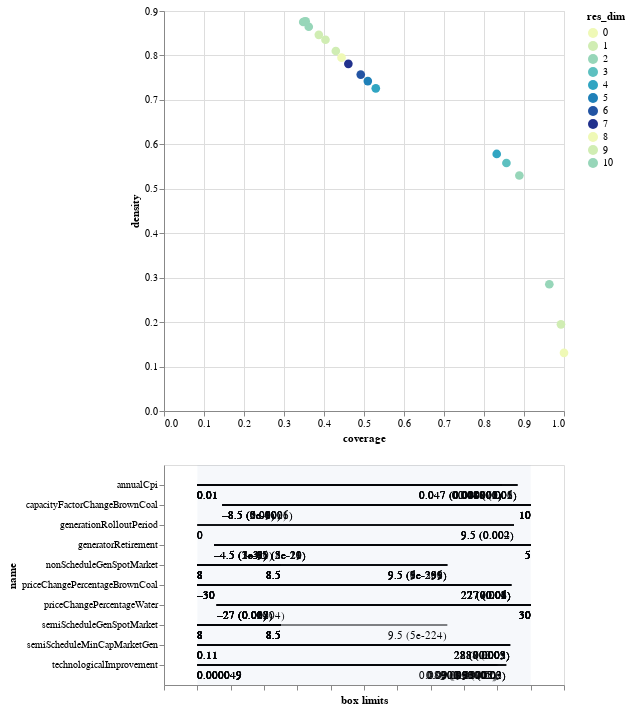

The cell this chart's notebook holds for it:
### Code cell
box1.inspect_tradeoff()

### Figure 1 — Vega-Lite specification as saved in the notebook (floating-point values rounded to 4 significant figures)
{"config": {"view": {"continuousWidth": 400, "continuousHeight": 300}}, "vconcat": [{"data": {"name": "data-2e9ad9ff349e51fd546b6594ff964622"}, "mark": {"type": "circle", "size": 75}, "encoding": {"color": {"type": "ordinal", "field": "res_dim", "scale": {"range": ["#eff9b6", "#d0edb3", "#97d6b9", "#5dc0c0", "#31a5c2", "#1f80b8", "#2354a3", "#21318d"]}}, "opacity": {"condition": {"value": 1, "selection": "selector010"}, "value": 0.4}, "tooltip": [{"type": "ordinal", "field": "id"}, {"type": "quantitative", "field": "coverage", "format": ".2"}, {"type": "quantitative", "field": "density", "format": ".2"}, {"type": "ordinal", "field": "res_dim"}], "x": {"type": "quantitative", "field": "coverage"}, "y": {"type": "quantitative", "field": "density"}}, "height": 400, "selection": {"selector010": {"type": "single", "fields": ["id"]}}, "width": 400}, {"layer": [{"data": {"name": "data-da102ed6e984cb69b2a8171ea9f07fb4"}, "mark": "rule", "encoding": {"x": {"type": "quantitative", "axis": {"grid": false, "labels": false, "title": "box limits"}, "field": "x_lower", "scale": {"domain": [0, 1], "padding": 0.1}}, "x2": {"field": "x_upper"}, "y": {"type": "nominal", "field": "name", "scale": {"padding": 1.0}}}, "transform": [{"calculate": "(datum.x1-datum.minimum)/(datum.maximum-datum.minimum)", "as": "x_lower"}, {"calculate": "(datum.x2-datum.minimum)/(datum.maximum-datum.minimum)", "as": "x_upper"}, {"filter": {"selection": "selector010"}}], "width": 400}, {"data": {"name": "data-da102ed6e984cb69b2a8171ea9f07fb4"}, "mark": {"type": "text", "align": "left", "baseline": "top", "dy": 5}, "encoding": {"text": {"type": "ordinal", "field": "text"}, "x": {"type": "quantitative", "axis": {"grid": false, "labels": false, "title": "box limits"}, "field": "x_lower", "scale": {"domain": [0, 1], "padding": 0.1}}, "x2": {"field": "x_upper"}, "y": {"type": "nominal", "field": "name", "scale": {"padding": 1.0}}}, "transform": [{"calculate": "(datum.x1-datum.minimum)/(datum.maximum-datum.minimum)", "as": "x_lower"}, {"calculate": "(datum.x2-datum.minimum)/(datum.maximum-datum.minimum)", "as": "x_upper"}, {"filter": {"selection": "selector010"}}, {"calculate": "datum.qp_lower>0?format(datum.x1, \".2\")+\" (\"+format(datum.qp_lower, \".1~g\")+\")\" :format(datum.x1, \".2\")", "as": "text"}], "width": 400}, {"data": {"name": "data-da102ed6e984cb69b2a8171ea9f07fb4"}, "mark": {"type": "text", "align": "right", "baseline": "top", "dy": 5}, "encoding": {"text": {"type": "ordinal", "field": "text"}, "x": {"type": "quantitative", "field": "x_upper"}, "x2": {"field": "x_upper"}, "y": {"type": "nominal", "field": "name", "scale": {"padding": 1.0}}}, "transform": [{"calculate": "(datum.x1-datum.minimum)/(datum.maximum-datum.minimum)", "as": "x_lower"}, {"calculate": "(datum.x2-datum.minimum)/(datum.maximum-datum.minimum)", "as": "x_upper"}, {"filter": {"selection": "selector010"}}, {"calculate": "datum.qp_upper>0?format(datum.x2, \".2\")+\" (\"+format(datum.qp_upper, \".1\")+\")\" :format(datum.x2, \".2\")", "as": "text"}], "width": 400}, {"data": {"name": "data-bb8d07f6df3d47a6a475317795287b23"}, "mark": {"type": "rect", "opacity": 0.05}, "encoding": {"x": {"type": "quantitative", "field": "start"}, "x2": {"field": "end"}}}, {"data": {"name": "data-d751713988987e9331980363e24189ce"}, "mark": "point", "encoding": {"x": {"type": "quantitative", "field": "x"}, "y": {"type": "nominal", "field": "name"}}, "transform": [{"filter": {"selection": "selector010"}}], "width": 400}, {"data": {"name": "data-d751713988987e9331980363e24189ce"}, "mark": {"type": "text", "align": "center", "baseline": "top", "dy": 5}, "encoding": {"text": {"type": "nominal", "field": "item"}, "x": {"type": "quantitative", "field": "x"}, "y": {"type": "nominal", "field": "name"}}, "transform": [{"filter": {"selection": "selector010"}}], "width": 400}]}], "$schema": "https://vega.github.io/schema/vega-lite/v4.0.2.json", "datasets": {"data-2e9ad9ff349e51fd546b6594ff964622": [{"coverage": 1.0, "density": 0.1309, "id": 0, "mass": 1.0, "mean": 0.1309, "res_dim": 0}, {"coverage": 0.9924, "density": 0.195, "id": 1, "mass": 0.666, "mean": 0.195, "res_dim": 1}, {"coverage": 0.9633, "density": 0.2852, "id": 2, "mass": 0.4421, "mean": 0.2852, "res_dim": 2}, {"coverage": 0.8884, "density": 0.53, "id": 3, "mass": 0.2194, "mean": 0.53, "res_dim": 2}, {"coverage": 0.8561, "density": 0.558, "id": 4, "mass": 0.2008, "mean": 0.558, "res_dim": 3}, {"coverage": 0.8318, "density": 0.5784, "id": 5, "mass": 0.1882, "mean": 0.5784, "res_dim": 4}, {"coverage": 0.5295, "density": 0.7259, "id": 6, "mass": 0.09546, "mean": 0.7259, "res_dim": 4}, {"coverage": 0.5096, "density": 0.7423, "id": 7, "mass": 0.08984, "mean": 0.7423, "res_dim": 5}, {"coverage": 0.4918, "density": 0.7569, "id": 8, "mass": 0.08504, "mean": 0.7569, "res_dim": 6}, {"coverage": 0.4609, "density": 0.7811, "id": 9, "mass": 0.07723, "mean": 0.7811, "res_dim": 7}, {"coverage": 0.4438, "density": 0.795, "id": 10, "mass": 0.07306, "mean": 0.795, "res_dim": 8}, {"coverage": 0.4295, "density": 0.81, "id": 11, "mass": 0.0694, "mean": 0.81, "res_dim": 9}, {"coverage": 0.4037, "density": 0.8353, "id": 12, "mass": 0.06325, "mean": 0.8353, "res_dim": 9}, {"coverage": 0.3871, "density": 0.8464, "id": 13, "mass": 0.05986, "mean": 0.8464, "res_dim": 9}, {"coverage": 0.3619, "density": 0.8645, "id": 14, "mass": 0.05479, "mean": 0.8645, "res_dim": 10}, {"coverage": 0.348, "density": 0.8753, "id": 15, "mass": 0.05204, "mean": 0.8753, "res_dim": 10}, {"coverage": 0.3512, "density": 0.8759, "id": 16, "mass": 0.05247, "mean": 0.8759, "res_dim": 10}, {"coverage": 0.3543, "density": 0.8765, "id": 17, "mass": 0.0529, "mean": 0.8765, "res_dim": 10}], "data-da102ed6e984cb69b2a8171ea9f07fb4": [{"x1": 8.0, "x2": 9.5, "name": "nonScheduleGenSpotMarket", "id": 1, "minimum": 8.0, "maximum": 10.0, "qp_lower": -1.0, "qp_upper": 6.301e-231}, {"x1": 8.0, "x2": 9.5, "name": "nonScheduleGenSpotMarket", "id": 2, "minimum": 8.0, "maximum": 10.0, "qp_lower": -1.0, "qp_upper": 1.211e-251}, {"x1": 8.0, "x2": 9.5, "name": "semiScheduleGenSpotMarket", "id": 2, "minimum": 8.0, "maximum": 10.0, "qp_lower": -1.0, "qp_upper": 5.303e-224}, {"x1": 8.0, "x2": 9.5, "name": "nonScheduleGenSpotMarket", "id": 3, "minimum": 8.0, "maximum": 10.0, "qp_lower": -1.0, "qp_upper": 7.43e-309}, {"x1": 8.0, "x2": 8.5, "name": "semiScheduleGenSpotMarket", "id": 3, "minimum": 8.0, "maximum": 10.0, "qp_lower": -1.0, "qp_upper": 0.0}, {"x1": -4.5, "x2": 5.0, "name": "generatorRetirement", "id": 4, "minimum": -5.0, "maximum": 5.0, "qp_lower": 1.265e-08, "qp_upper": -1.0}, {"x1": 8.0, "x2": 9.5, "name": "nonScheduleGenSpotMarket", "id": 4, "minimum": 8.0, "maximum": 10.0, "qp_lower": -1.0, "qp_upper": 9.07e-296}, {"x1": 8.0, "x2": 8.5, "name": "semiScheduleGenSpotMarket", "id": 4, "minimum": 8.0, "maximum": 10.0, "qp_lower": -1.0, "qp_upper": 0.0}, {"x1": -4.5, "x2": 5.0, "name": "generatorRetirement", "id": 5, "minimum": -5.0, "maximum": 5.0, "qp_lower": 1.386e-08, "qp_upper": -1.0}, {"x1": 8.0, "x2": 9.5, "name": "nonScheduleGenSpotMarket", "id": 5, "minimum": 8.0, "maximum": 10.0, "qp_lower": -1.0, "qp_upper": 2.608e-299}, {"x1": -26.5, "x2": 30.0, "name": "priceChangePercentageWater", "id": 5, "minimum": -30.0, "maximum": 30.0, "qp_lower": 3.931e-05, "qp_upper": -1.0}, {"x1": 8.0, "x2": 8.5, "name": "semiScheduleGenSpotMarket", "id": 5, "minimum": 8.0, "maximum": 10.0, "qp_lower": -1.0, "qp_upper": 0.0}, {"x1": -4.5, "x2": 5.0, "name": "generatorRetirement", "id": 6, "minimum": -5.0, "maximum": 5.0, "qp_lower": 2.904e-09, "qp_upper": -1.0}, {"x1": 8.0, "x2": 8.5, "name": "nonScheduleGenSpotMarket", "id": 6, "minimum": 8.0, "maximum": 10.0, "qp_lower": -1.0, "qp_upper": 0.0}, {"x1": -26.5, "x2": 30.0, "name": "priceChangePercentageWater", "id": 6, "minimum": -30.0, "maximum": 30.0, "qp_lower": 0.00699, "qp_upper": -1.0}, {"x1": 8.0, "x2": 8.5, "name": "semiScheduleGenSpotMarket", "id": 6, "minimum": 8.0, "maximum": 10.0, "qp_lower": -1.0, "qp_upper": 0.0}, {"x1": -4.5, "x2": 5.0, "name": "generatorRetirement", "id": 7, "minimum": -5.0, "maximum": 5.0, "qp_lower": 1.537e-10, "qp_upper": -1.0}, {"x1": 8.0, "x2": 8.5, "name": "nonScheduleGenSpotMarket", "id": 7, "minimum": 8.0, "maximum": 10.0, "qp_lower": -1.0, "qp_upper": 0.0}, {"x1": -30.0, "x2": 26.5, "name": "priceChangePercentageBrownCoal", "id": 7, "minimum": -30.0, "maximum": 30.0, "qp_lower": -1.0, "qp_upper": 0.007407}, {"x1": -26.5, "x2": 30.0, "name": "priceChangePercentageWater", "id": 7, "minimum": -30.0, "maximum": 30.0, "qp_lower": 0.01781, "qp_upper": -1.0}, {"x1": 8.0, "x2": 8.5, "name": "semiScheduleGenSpotMarket", "id": 7, "minimum": 8.0, "maximum": 10.0, "qp_lower": -1.0, "qp_upper": 0.0}, {"x1": 0.01002, "x2": 0.0484, "name": "annualCpi", "id": 8, "minimum": 0.01002, "maximum": 0.04998, "qp_lower": -1.0, "qp_upper": 0.01552}, {"x1": -4.5, "x2": 5.0, "name": "generatorRetirement", "id": 8, "minimum": -5.0, "maximum": 5.0, "qp_lower": 6.917e-11, "qp_upper": -1.0}, {"x1": 8.0, "x2": 8.5, "name": "nonScheduleGenSpotMarket", "id": 8, "minimum": 8.0, "maximum": 10.0, "qp_lower": -1.0, "qp_upper": 0.0}, {"x1": -30.0, "x2": 26.5, "name": "priceChangePercentageBrownCoal", "id": 8, "minimum": -30.0, "maximum": 30.0, "qp_lower": -1.0, "qp_upper": 0.004028}, {"x1": -26.5, "x2": 30.0, "name": "priceChangePercentageWater", "id": 8, "minimum": -30.0, "maximum": 30.0, "qp_lower": 0.01112, "qp_upper": -1.0}, {"x1": 8.0, "x2": 8.5, "name": "semiScheduleGenSpotMarket", "id": 8, "minimum": 8.0, "maximum": 10.0, "qp_lower": -1.0, "qp_upper": 0.0}, {"x1": 0.01002, "x2": 0.0484, "name": "annualCpi", "id": 9, "minimum": 0.01002, "maximum": 0.04998, "qp_lower": -1.0, "qp_upper": 0.005316}, {"x1": -8.5, "x2": 10.0, "name": "capacityFactorChangeBrownCoal", "id": 9, "minimum": -10.0, "maximum": 10.0, "qp_lower": 0.0002443, "qp_upper": -1.0}, {"x1": -4.5, "x2": 5.0, "name": "generatorRetirement", "id": 9, "minimum": -5.0, "maximum": 5.0, "qp_lower": 1.282e-07, "qp_upper": -1.0}, {"x1": 8.0, "x2": 8.5, "name": "nonScheduleGenSpotMarket", "id": 9, "minimum": 8.0, "maximum": 10.0, "qp_lower": -1.0, "qp_upper": 0.0}, {"x1": -30.0, "x2": 26.5, "name": "priceChangePercentageBrownCoal", "id": 9, "minimum": -30.0, "maximum": 30.0, "qp_lower": -1.0, "qp_upper": 0.0139}, {"x1": -26.5, "x2": 30.0, "name": "priceChangePercentageWater", "id": 9, "minimum": -30.0, "maximum": 30.0, "qp_lower": 0.02306, "qp_upper": -1.0}, {"x1": 8.0, "x2": 8.5, "name": "semiScheduleGenSpotMarket", "id": 9, "minimum": 8.0, "maximum": 10.0, "qp_lower": -1.0, "qp_upper": 0.0}, {"x1": 0.01002, "x2": 0.0484, "name": "annualCpi", "id": 10, "minimum": 0.01002, "maximum": 0.04998, "qp_lower": -1.0, "qp_upper": 0.0117}, {"x1": -8.5, "x2": 10.0, "name": "capacityFactorChangeBrownCoal", "id": 10, "minimum": -10.0, "maximum": 10.0, "qp_lower": 6.242e-05, "qp_upper": -1.0}, {"x1": -4.5, "x2": 5.0, "name": "generatorRetirement", "id": 10, "minimum": -5.0, "maximum": 5.0, "qp_lower": 1.935e-08, "qp_upper": -1.0}, {"x1": 8.0, "x2": 8.5, "name": "nonScheduleGenSpotMarket", "id": 10, "minimum": 8.0, "maximum": 10.0, "qp_lower": -1.0, "qp_upper": 0.0}, {"x1": -30.0, "x2": 26.5, "name": "priceChangePercentageBrownCoal", "id": 10, "minimum": -30.0, "maximum": 30.0, "qp_lower": -1.0, "qp_upper": 0.005698}, {"x1": -26.5, "x2": 30.0, "name": "priceChangePercentageWater", "id": 10, "minimum": -30.0, "maximum": 30.0, "qp_lower": 0.009989, "qp_upper": -1.0}, {"x1": 8.0, "x2": 8.5, "name": "semiScheduleGenSpotMarket", "id": 10, "minimum": 8.0, "maximum": 10.0, "qp_lower": -1.0, "qp_upper": 0.0}, {"x1": 0.1146, "x2": 28.15, "name": "semiScheduleMinCapMarketGen", "id": 10, "minimum": 0.1146, "maximum": 29.99, "qp_lower": -1.0, "qp_upper": 0.02199}, {"x1": 0.01002, "x2": 0.0484, "name": "annualCpi", "id": 11, "minimum": 0.01002, "maximum": 0.04998, "qp_lower": -1.0, "qp_upper": 0.006148}, {"x1": -8.5, "x2": 10.0, "name": "capacityFactorChangeBrownCoal", "id": 11, "minimum": -10.0, "maximum": 10.0, "qp_lower": 1.018e-05, "qp_upper": -1.0}, {"x1": -4.5, "x2": 5.0, "name": "generatorRetirement", "id": 11, "minimum": -5.0, "maximum": 5.0, "qp_lower": 3.381e-09, "qp_upper": -1.0}, {"x1": 8.0, "x2": 8.5, "name": "nonScheduleGenSpotMarket", "id": 11, "minimum": 8.0, "maximum": 10.0, "qp_lower": -1.0, "qp_upper": 0.0}, {"x1": -30.0, "x2": 26.5, "name": "priceChangePercentageBrownCoal", "id": 11, "minimum": -30.0, "maximum": 30.0, "qp_lower": -1.0, "qp_upper": 0.002708}, {"x1": -26.5, "x2": 30.0, "name": "priceChangePercentageWater", "id": 11, "minimum": -30.0, "maximum": 30.0, "qp_lower": 0.03054, "qp_upper": -1.0}, {"x1": 8.0, "x2": 8.5, "name": "semiScheduleGenSpotMarket", "id": 11, "minimum": 8.0, "maximum": 10.0, "qp_lower": -1.0, "qp_upper": 0.0}, {"x1": 0.1146, "x2": 28.15, "name": "semiScheduleMinCapMarketGen", "id": 11, "minimum": 0.1146, "maximum": 29.99, "qp_lower": -1.0, "qp_upper": 0.0091}, {"x1": 4.883e-05, "x2": 0.09263, "name": "technologicalImprovement", "id": 11, "minimum": 4.883e-05, "maximum": 0.09995, "qp_lower": -1.0, "qp_upper": 0.0153}, {"x1": 0.01002, "x2": 0.0484, "name": "annualCpi", "id": 12, "minimum": 0.01002, "maximum": 0.04998, "qp_lower": -1.0, "qp_upper": 0.001469}, {"x1": -8.5, "x2": 10.0, "name": "capacityFactorChangeBrownCoal", "id": 12, "minimum": -10.0, "maximum": 10.0, "qp_lower": 4.712e-07, "qp_upper": -1.0}, {"x1": -3.5, "x2": 5.0, "name": "generatorRetirement", "id": 12, "minimum": -5.0, "maximum": 5.0, "qp_lower": 4.628e-20, "qp_upper": -1.0}, {"x1": 8.0, "x2": 8.5, "name": "nonScheduleGenSpotMarket", "id": 12, "minimum": 8.0, "maximum": 10.0, "qp_lower": -1.0, "qp_upper": 0.0}, {"x1": -30.0, "x2": 26.5, "name": "priceChangePercentageBrownCoal", "id": 12, "minimum": -30.0, "maximum": 30.0, "qp_lower": -1.0, "qp_upper": 0.006425}, {"x1": -26.5, "x2": 30.0, "name": "priceChangePercentageWater", "id": 12, "minimum": -30.0, "maximum": 30.0, "qp_lower": 0.01518, "qp_upper": -1.0}, {"x1": 8.0, "x2": 8.5, "name": "semiScheduleGenSpotMarket", "id": 12, "minimum": 8.0, "maximum": 10.0, "qp_lower": -1.0, "qp_upper": 0.0}, {"x1": 0.1146, "x2": 28.15, "name": "semiScheduleMinCapMarketGen", "id": 12, "minimum": 0.1146, "maximum": 29.99, "qp_lower": -1.0, "qp_upper": 0.003034}, {"x1": 4.883e-05, "x2": 0.09263, "name": "technologicalImprovement", "id": 12, "minimum": 4.883e-05, "maximum": 0.09995, "qp_lower": -1.0, "qp_upper": 0.02517}, {"x1": 0.01002, "x2": 0.04652, "name": "annualCpi", "id": 13, "minimum": 0.01002, "maximum": 0.04998, "qp_lower": -1.0, "qp_upper": 3.471e-06}, {"x1": -8.5, "x2": 10.0, "name": "capacityFactorChangeBrownCoal", "id": 13, "minimum": -10.0, "maximum": 10.0, "qp_lower": 6.934e-08, "qp_upper": -1.0}, {"x1": -3.5, "x2": 5.0, "name": "generatorRetirement", "id": 13, "minimum": -5.0, "maximum": 5.0, "qp_lower": 3.297e-20, "qp_upper": -1.0}, {"x1": 8.0, "x2": 8.5, "name": "nonScheduleGenSpotMarket", "id": 13, "minimum": 8.0, "maximum": 10.0, "qp_lower": -1.0, "qp_upper": 0.0}, {"x1": -30.0, "x2": 26.5, "name": "priceChangePercentageBrownCoal", "id": 13, "minimum": -30.0, "maximum": 30.0, "qp_lower": -1.0, "qp_upper": 0.02384}, {"x1": -26.5, "x2": 30.0, "name": "priceChangePercentageWater", "id": 13, "minimum": -30.0, "maximum": 30.0, "qp_lower": 0.009683, "qp_upper": -1.0}, {"x1": 8.0, "x2": 8.5, "name": "semiScheduleGenSpotMarket", "id": 13, "minimum": 8.0, "maximum": 10.0, "qp_lower": -1.0, "qp_upper": 0.0}, {"x1": 0.1146, "x2": 28.15, "name": "semiScheduleMinCapMarketGen", "id": 13, "minimum": 0.1146, "maximum": 29.99, "qp_lower": -1.0, "qp_upper": 0.001503}, {"x1": 4.883e-05, "x2": 0.09263, "name": "technologicalImprovement", "id": 13, "minimum": 4.883e-05, "maximum": 0.09995, "qp_lower": -1.0, "qp_upper": 0.01803}, {"x1": 0.01002, "x2": 0.04652, "name": "annualCpi", "id": 14, "minimum": 0.01002, "maximum": 0.04998, "qp_lower": -1.0, "qp_upper": 7.959e-06}, {"x1": -8.5, "x2": 10.0, "name": "capacityFactorChangeBrownCoal", "id": 14, "minimum": -10.0, "maximum": 10.0, "qp_lower": 3.056e-09, "qp_upper": -1.0}, {"x1": 0.0, "x2": 9.5, "name": "generationRolloutPeriod", "id": 14, "minimum": 0.0, "maximum": 10.0, "qp_lower": -1.0, "qp_upper": 0.00446}, {"x1": -3.5, "x2": 5.0, "name": "generatorRetirement", "id": 14, "minimum": -5.0, "maximum": 5.0, "qp_lower": 8.398e-19, "qp_upper": -1.0}, {"x1": 8.0, "x2": 8.5, "name": "nonScheduleGenSpotMarket", "id": 14, "minimum": 8.0, "maximum": 10.0, "qp_lower": -1.0, "qp_upper": 0.0}, {"x1": -30.0, "x2": 26.5, "name": "priceChangePercentageBrownCoal", "id": 14, "minimum": -30.0, "maximum": 30.0, "qp_lower": -1.0, "qp_upper": 0.01555}, {"x1": -26.5, "x2": 30.0, "name": "priceChangePercentageWater", "id": 14, "minimum": -30.0, "maximum": 30.0, "qp_lower": 0.00428, "qp_upper": -1.0}, {"x1": 8.0, "x2": 8.5, "name": "semiScheduleGenSpotMarket", "id": 14, "minimum": 8.0, "maximum": 10.0, "qp_lower": -1.0, "qp_upper": 0.0}, {"x1": 0.1146, "x2": 28.15, "name": "semiScheduleMinCapMarketGen", "id": 14, "minimum": 0.1146, "maximum": 29.99, "qp_lower": -1.0, "qp_upper": 0.0004961}, {"x1": 4.883e-05, "x2": 0.09263, "name": "technologicalImprovement", "id": 14, "minimum": 4.883e-05, "maximum": 0.09995, "qp_lower": -1.0, "qp_upper": 0.009076}, {"x1": 0.01002, "x2": 0.04652, "name": "annualCpi", "id": 15, "minimum": 0.01002, "maximum": 0.04998, "qp_lower": -1.0, "qp_upper": 1.265e-06}, {"x1": -8.5, "x2": 10.0, "name": "capacityFactorChangeBrownCoal", "id": 15, "minimum": -10.0, "maximum": 10.0, "qp_lower": 2.587e-10, "qp_upper": -1.0}, {"x1": 0.0, "x2": 9.5, "name": "generationRolloutPeriod", "id": 15, "minimum": 0.0, "maximum": 10.0, "qp_lower": -1.0, "qp_upper": 0.001893}, {"x1": -3.5, "x2": 5.0, "name": "generatorRetirement", "id": 15, "minimum": -5.0, "maximum": 5.0, "qp_lower": 2.592e-21, "qp_upper": -1.0}, {"x1": 8.0, "x2": 8.5, "name": "nonScheduleGenSpotMarket", "id": 15, "minimum": 8.0, "maximum": 10.0, "qp_lower": -1.0, "qp_upper": 0.0}, {"x1": -30.0, "x2": 26.5, "name": "priceChangePercentageBrownCoal", "id": 15, "minimum": -30.0, "maximum": 30.0, "qp_lower": -1.0, "qp_upper": 0.01095}, {"x1": -26.5, "x2": 30.0, "name": "priceChangePercentageWater", "id": 15, "minimum": -30.0, "maximum": 30.0, "qp_lower": 0.002254, "qp_upper": -1.0}, {"x1": 8.0, "x2": 8.5, "name": "semiScheduleGenSpotMarket", "id": 15, "minimum": 8.0, "maximum": 10.0, "qp_lower": -1.0, "qp_upper": 0.0}, {"x1": 0.1146, "x2": 28.15, "name": "semiScheduleMinCapMarketGen", "id": 15, "minimum": 0.1146, "maximum": 29.99, "qp_lower": -1.0, "qp_upper": 0.0002563}, {"x1": 4.883e-05, "x2": 0.08945, "name": "technologicalImprovement", "id": 15, "minimum": 4.883e-05, "maximum": 0.09995, "qp_lower": -1.0, "qp_upper": 4.958e-05}, {"x1": 0.01002, "x2": 0.04652, "name": "annualCpi", "id": 16, "minimum": 0.01002, "maximum": 0.04998, "qp_lower": -1.0, "qp_upper": 1.228e-06}, {"x1": -8.5, "x2": 10.0, "name": "capacityFactorChangeBrownCoal", "id": 16, "minimum": -10.0, "maximum": 10.0, "qp_lower": 2.524e-10, "qp_upper": -1.0}, {"x1": 0.0, "x2": 9.5, "name": "generationRolloutPeriod", "id": 16, "minimum": 0.0, "maximum": 10.0, "qp_lower": -1.0, "qp_upper": 0.001866}, {"x1": -3.5, "x2": 5.0, "name": "generatorRetirement", "id": 16, "minimum": -5.0, "maximum": 5.0, "qp_lower": 2.366e-21, "qp_upper": -1.0}, {"x1": 8.0, "x2": 8.5, "name": "nonScheduleGenSpotMarket", "id": 16, "minimum": 8.0, "maximum": 10.0, "qp_lower": -1.0, "qp_upper": 0.0}, {"x1": -30.0, "x2": 26.5, "name": "priceChangePercentageBrownCoal", "id": 16, "minimum": -30.0, "maximum": 30.0, "qp_lower": -1.0, "qp_upper": 0.01095}, {"x1": -26.5, "x2": 30.0, "name": "priceChangePercentageWater", "id": 16, "minimum": -30.0, "maximum": 30.0, "qp_lower": 0.002256, "qp_upper": -1.0}, {"x1": 8.0, "x2": 8.5, "name": "semiScheduleGenSpotMarket", "id": 16, "minimum": 8.0, "maximum": 10.0, "qp_lower": -1.0, "qp_upper": 0.0}, {"x1": 0.1146, "x2": 28.15, "name": "semiScheduleMinCapMarketGen", "id": 16, "minimum": 0.1146, "maximum": 29.99, "qp_lower": -1.0, "qp_upper": 0.0002556}, {"x1": 4.883e-05, "x2": 0.08984, "name": "technologicalImprovement", "id": 16, "minimum": 4.883e-05, "maximum": 0.09995, "qp_lower": -1.0, "qp_upper": 3.132e-05}, {"x1": 0.01002, "x2": 0.04652, "name": "annualCpi", "id": 17, "minimum": 0.01002, "maximum": 0.04998, "qp_lower": -1.0, "qp_upper": 1.237e-06}, {"x1": -8.5, "x2": 10.0, "name": "capacityFactorChangeBrownCoal", "id": 17, "minimum": -10.0, "maximum": 10.0, "qp_lower": 2.466e-10, "qp_upper": -1.0}, {"x1": 0.0, "x2": 9.5, "name": "generationRolloutPeriod", "id": 17, "minimum": 0.0, "maximum": 10.0, "qp_lower": -1.0, "qp_upper": 0.001841}, {"x1": -3.5, "x2": 5.0, "name": "generatorRetirement", "id": 17, "minimum": -5.0, "maximum": 5.0, "qp_lower": 4.576e-21, "qp_upper": -1.0}, {"x1": 8.0, "x2": 8.5, "name": "nonScheduleGenSpotMarket", "id": 17, "minimum": 8.0, "maximum": 10.0, "qp_lower": -1.0, "qp_upper": 0.0}, {"x1": -30.0, "x2": 26.5, "name": "priceChangePercentageBrownCoal", "id": 17, "minimum": -30.0, "maximum": 30.0, "qp_lower": -1.0, "qp_upper": 0.01096}, {"x1": -26.5, "x2": 30.0, "name": "priceChangePercentageWater", "id": 17, "minimum": -30.0, "maximum": 30.0, "qp_lower": 0.002259, "qp_upper": -1.0}, {"x1": 8.0, "x2": 8.5, "name": "semiScheduleGenSpotMarket", "id": 17, "minimum": 8.0, "maximum": 10.0, "qp_lower": -1.0, "qp_upper": 0.0}, {"x1": 0.1146, "x2": 28.15, "name": "semiScheduleMinCapMarketGen", "id": 17, "minimum": 0.1146, "maximum": 29.99, "qp_lower": -1.0, "qp_upper": 0.0002549}, {"x1": 4.883e-05, "x2": 0.09023, "name": "technologicalImprovement", "id": 17, "minimum": 4.883e-05, "maximum": 0.09995, "qp_lower": -1.0, "qp_upper": 1.961e-05}], "data-bb8d07f6df3d47a6a475317795287b23": [{"end": 1, "start": 0}], "data-d751713988987e9331980363e24189ce": []}}
